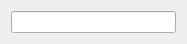
<?xml version="1.0" encoding="UTF-8"?>
<ui version="4.0">
 <class>ConstantWidget</class>
 <widget class="QWidget" name="ConstantWidget">
  <property name="geometry">
   <rect>
    <x>0</x>
    <y>0</y>
    <width>187</width>
    <height>38</height>
   </rect>
  </property>
  <property name="windowTitle">
   <string>Form</string>
  </property>
  <layout class="QHBoxLayout" name="horizontalLayout">
   <item>
    <widget class="QLineEdit" name="constantValue"/>
   </item>
  </layout>
 </widget>
 <resources/>
 <connections/>
</ui>
